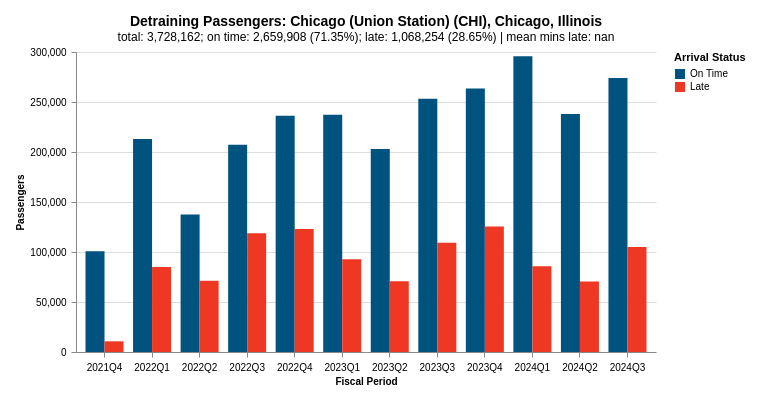

Source (notebook cell):
### Markdown cell above
### 3.13 CHI: visualize detraining passengers

Visualize CHI detraining passengers, both on-time and late, across all years and quarters with a
bar chart.

### Code cell
# Assemble the data for the chart
chrt_data = detrn.create_detrain_chart_frame(chi_qtr_stats, CHRT_BAR["columns"])

# Get station code, station name, city, and state to use in the chart title
text = frm.drop_dups_and_squeeze(
    chi, [COLS["station_code"], COLS["station"], COLS["city"], COLS["state"]]
)

# Chart title
title_txt = (
    f"Detraining Passengers: {text['Arrival Station']} ({text['Arrival Station Code']}), "
    f"{text['City']}, {text['State']}"
)
title = chrt.format_title(chi_stats, title_txt)

chart = bar_bld.GrpBarBuilder(bar.GrpBarChart(frame=chrt_data, title=title)).build()
chart.display()

### Figure 1 — Vega-Lite specification as saved in the notebook (floating-point values rounded to 4 significant figures)
{"config": {"view": {"continuousWidth": 300, "continuousHeight": 300, "stroke": "#000000", "strokeWidth": 0.0}}, "data": {"name": "data-f875929e655d747e7d0fa72e1ad06093"}, "mark": {"type": "bar"}, "encoding": {"color": {"field": "Arrival Status", "scale": {"domain": ["On Time", "Late"], "range": ["#00537e", "#ef3824"]}, "title": "Arrival Status", "type": "nominal"}, "tooltip": [{"field": "Fiscal Period", "title": "Fiscal Period", "type": "nominal"}, {"field": "Passengers", "title": "Passengers", "type": "quantitative"}], "x": {"axis": {"grid": false, "labelAngle": 0.0, "labelFontWeight": 400, "labelPadding": 5.0, "title": "Fiscal Period", "titleFontSize": 10.0, "titleFontWeight": 700}, "field": "Fiscal Period", "type": "nominal"}, "xOffset": {"field": "Arrival Status", "sort": ["On Time", "Late"], "title": "Arrival Status", "type": "nominal"}, "y": {"axis": {"grid": true, "labelAngle": 0.0, "labelFontWeight": 400, "labelPadding": 5.0, "title": "Passengers", "titleFontSize": 10.0, "titleFontWeight": 700}, "field": "Passengers", "type": "quantitative"}}, "height": 300, "padding": 15, "title": {"text": ["Detraining Passengers: Chicago (Union Station) (CHI), Chicago, Illinois"], "subtitle": "total: 3,728,162; on time: 2,659,908 (71.35%); late: 1,068,254 (28.65%) | mean mins late: nan", "anchor": "middle", "fontSize": 14, "subtitleFontSize": 12}, "width": 580, "$schema": "https://vega.github.io/schema/vega-lite/v5.20.1.json", "datasets": {"data-f875929e655d747e7d0fa72e1ad06093": [{"Fiscal Period": "2021Q4", "Arrival Status": "On Time", "Passengers": 100657}, {"Fiscal Period": "2022Q1", "Arrival Status": "On Time", "Passengers": 213042}, {"Fiscal Period": "2022Q2", "Arrival Status": "On Time", "Passengers": 137608}, {"Fiscal Period": "2022Q3", "Arrival Status": "On Time", "Passengers": 207279}, {"Fiscal Period": "2022Q4", "Arrival Status": "On Time", "Passengers": 236294}, {"Fiscal Period": "2023Q1", "Arrival Status": "On Time", "Passengers": 237187}, {"Fiscal Period": "2023Q2", "Arrival Status": "On Time", "Passengers": 203098}, {"Fiscal Period": "2023Q3", "Arrival Status": "On Time", "Passengers": 253253}, {"Fiscal Period": "2023Q4", "Arrival Status": "On Time", "Passengers": 263619}, {"Fiscal Period": "2024Q1", "Arrival Status": "On Time", "Passengers": 295848}, {"Fiscal Period": "2024Q2", "Arrival Status": "On Time", "Passengers": 237904}, {"Fiscal Period": "2024Q3", "Arrival Status": "On Time", "Passengers": 274119}, {"Fiscal Period": "2021Q4", "Arrival Status": "Late", "Passengers": 10687}, {"Fiscal Period": "2022Q1", "Arrival Status": "Late", "Passengers": 85085}, {"Fiscal Period": "2022Q2", "Arrival Status": "Late", "Passengers": 71142}, {"Fiscal Period": "2022Q3", "Arrival Status": "Late", "Passengers": 118808}, {"Fiscal Period": "2022Q4", "Arrival Status": "Late", "Passengers": 122908}, {"Fiscal Period": "2023Q1", "Arrival Status": "Late", "Passengers": 92802}, {"Fiscal Period": "2023Q2", "Arrival Status": "Late", "Passengers": 70810}, {"Fiscal Period": "2023Q3", "Arrival Status": "Late", "Passengers": 109215}, {"Fiscal Period": "2023Q4", "Arrival Status": "Late", "Passengers": 125618}, {"Fiscal Period": "2024Q1", "Arrival Status": "Late", "Passengers": 85648}, {"Fiscal Period": "2024Q2", "Arrival Status": "Late", "Passengers": 70619}, {"Fiscal Period": "2024Q3", "Arrival Status": "Late", "Passengers": 104912}]}}
